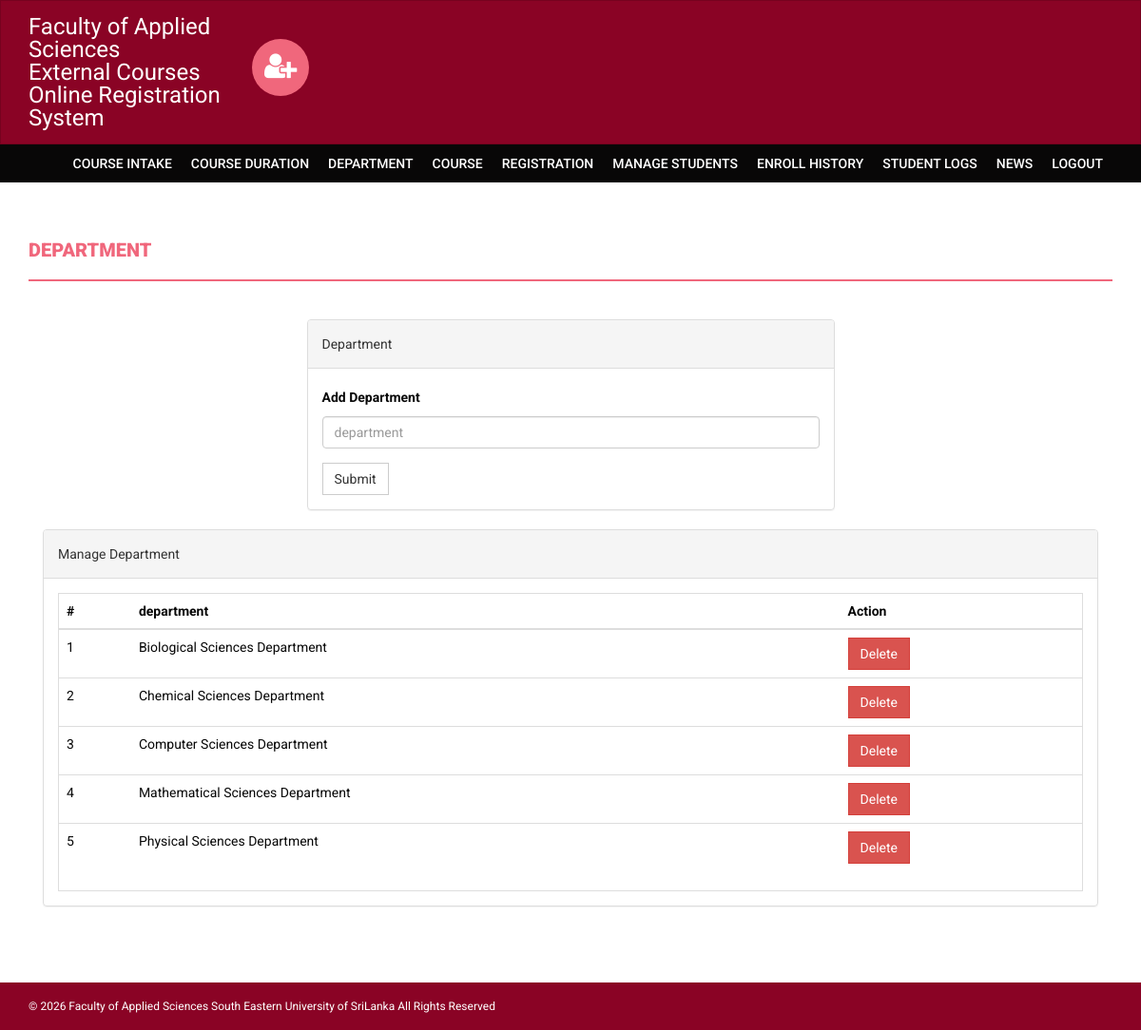
The page /onlinecourse/admin/department_old.php (signed in) on the database its author committed.
### tables this page shows
CREATE TABLE `department` (
  `id` varchar(255) NOT NULL,
  `department` varchar(255) DEFAULT NULL
);

### onlinecourse/admin/department_old.php (the view, shortened to what this page needs)
<?php
if(strlen($_SESSION['alogin'])==0)
    {
header('location:index.php');
}
else{
?>
<!DOCTYPE html>
<html xmlns="http://www.w3.org/1999/xhtml">
<head>
    <link href="../assets/css/bootstrap.css" rel="stylesheet" />
    <link href="../assets/css/font-awesome.css" rel="stylesheet" />
    <link href="../assets/css/style.css" rel="stylesheet" />
</head>
<body>
<?php include('includes/header.php');?>
<?php if($_SESSION['alogin']!="")
{
 include('includes/menubar.php');
}
 ?>
    <div class="content-wrapper">
        <div class="container">
              <div class="row">
                    <div class="col-md-12">
                        <h1 class="page-head-line">Department  </h1>
                    </div>
                </div>
                <div class="row" >
                  <div class="col-md-3"></div>
                    <div class="col-md-6">
                        <div class="panel panel-default">
                        <div class="panel-heading">
                           Department
                        </div>
                        <div class="panel-body">
                       <form name="dept" method="post">
   <div class="form-group">
    <label for="department">Add Department  </label>
    <input type="text" class="form-control" id="department" name="department" placeholder="department" required />
  </div>
 <button type="submit" name="submit" class="btn btn-default">Submit</button>
</form>
                            </div>
                            </div>
                    </div>
                </div>
                <div class="col-md-12">
                    <div class="panel panel-default">
                        <div class="panel-heading">
                            Manage Department
                        </div>
                        <div class="panel-body">
                            <div class="table-responsive table-bordered">
                                <table class="table">
                                    <thead>
                                        <tr>
                                            <th>#</th>
                                            <th>department</th>
                                            <th>Action</th>
                                        </tr>
                                    </thead>
                                    <tbody>
<?php
$sql=mysqli_query($con,"select * from department");
$cnt=1;
while($row=mysqli_fetch_array($sql))
{
?>
                                        <tr>
                                            <td><?php echo $cnt;?></td>
                                            <td><?php echo htmlentities($row['department']);?></td>
                                            <td>
  <a href="department.php?id=<?php echo $row['id']?>&del=delete" onClick="return confirm('Are you sure you want to delete?')">
                                            <button class="btn btn-danger">Delete</button>
</a>
                                            </td>
                                        </tr>
<?php
$cnt++;
} ?>
                                    </tbody>
                                </table>
                            </div>
                        </div>
                    </div>
                </div>
            </div>
        </div>
  <?php include('includes/footer.php');?>
</body>
</html>
<?php } ?>

### onlinecourse/assets/css/style.css (style rules this page uses)
body { font-family: 'Roboto', sans-serif; line-height: 30px; }
.content-wrapper { margin-top: 40px; min-height: 600px; padding-bottom: 60px; }
.page-head-line { font-weight: 900; padding-bottom: 20px; border-bottom: 2px solid #F0677C; text-transform: uppercase; color: #F0677C; font-size: 20px; margin-bottom: 40px; }
.btn { border-radius: 0px; -webkit-border-radius: 0px; -moz-border-radius: 0px; }

### rows shown on the page
department: department "Biological Sciences Department"
department: department "Chemical Sciences Department"
department: department "Computer Sciences Department"
department: department "Mathematical Sciences Department"
department: department "Physical Sciences Department"
